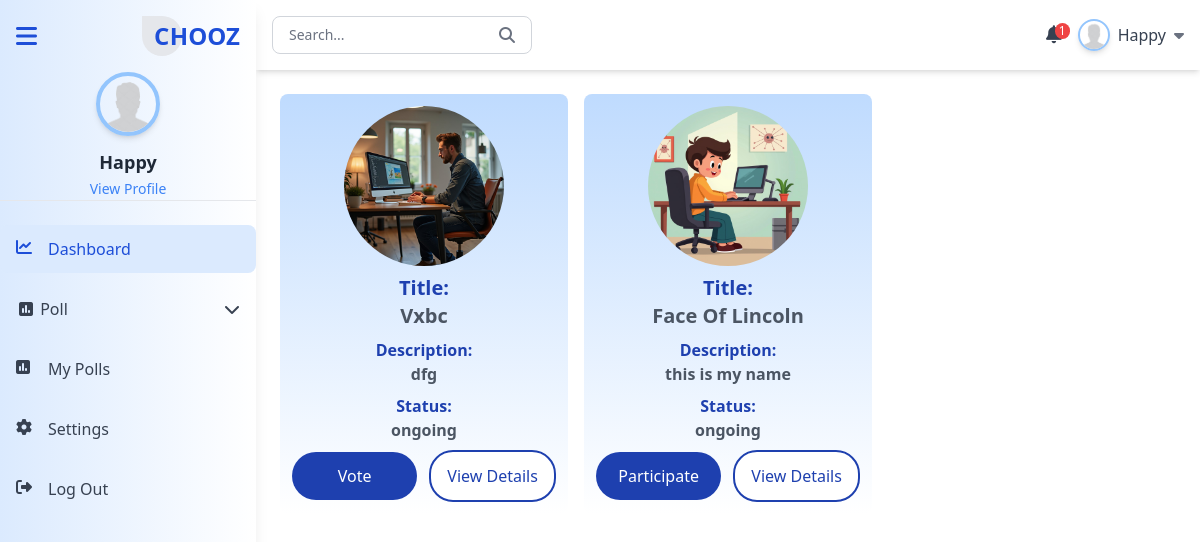
Page /public.php (signed in) on the committed database.
### tables this page shows
CREATE TABLE `users` (
  `id` int(11) NOT NULL,
  `firstname` varchar(100) NOT NULL,
  `email` varchar(100) NOT NULL,
  `username` varchar(50) NOT NULL,
  `password` varchar(255) NOT NULL,
  `profile_image` varchar(255) DEFAULT NULL,
  `phone_number` varchar(20) DEFAULT NULL,
  `organization` varchar(100) DEFAULT NULL,
  `middle_name` varchar(100) DEFAULT NULL,
  `last_name` varchar(100) DEFAULT NULL,
  `province` varchar(255) DEFAULT NULL,
  `city` varchar(255) DEFAULT NULL,
  `created_at` timestamp NOT NULL DEFAULT current_timestamp()
);

CREATE TABLE `poll_options` (
  `id` int(11) NOT NULL,
  `poll_id` int(11) DEFAULT NULL,
  `option_text` varchar(255) NOT NULL,
  `is_username` tinyint(1) DEFAULT 0
);

CREATE TABLE `polls` (
  `id` int(11) NOT NULL,
  `poll_creator` int(11) NOT NULL,
  `poll_title` varchar(255) NOT NULL,
  `poll_description` text DEFAULT NULL,
  `poll_question` varchar(255) NOT NULL,
  `polling_method` enum('single_choice','multiple_choice') NOT NULL,
  `polling_payment` enum('poll-participant','poll-creator','free_vote') NOT NULL,
  `voter_pay_amount` decimal(10,2) DEFAULT NULL,
  `creator_polling_type` enum('bulk_voting','per_vote') DEFAULT NULL,
  `price_per_vote` decimal(10,2) DEFAULT NULL,
  `poll_package` enum('50','100','200') DEFAULT NULL,
  `poll_image` varchar(255) NOT NULL,
  `poll_visibility` enum('public','private') NOT NULL,
  `poll_category` enum('sports','politics','entertainment','education','other') NOT NULL,
  `anonymous_poll` tinyint(1) DEFAULT NULL,
  `start_date` datetime NOT NULL,
  `end_date` datetime NOT NULL,
  `created_at` timestamp NOT NULL DEFAULT current_timestamp(),
  `updated_at` timestamp NOT NULL DEFAULT current_timestamp() ON UPDATE current_timestamp(),
  `is_username` tinyint(1) DEFAULT 0,
  `poll_key` varchar(255) DEFAULT NULL,
  `poll_status` enum('not_started','ongoing','completed') DEFAULT 'not_started',
  `polling_type` enum('single_vote','multiple_vote') NOT NULL
);

### public.php (called while the page is built, shortened)
<?php
 require_once 'dashboard.php';
?>

### components/auth.php (called while the page is built, shortened)
<?php
require 'config.php';
require 'sanitize.php';
$user_id = sanitize($_SESSION['user_id']);
$query = "SELECT * FROM users WHERE id = ?";
$stmt = $conn->prepare($query);
$stmt->bind_param('i', $user_id);
$stmt->execute();
$result = $stmt->get_result();
if ($result->num_rows === 1) {
    $user = $result->fetch_assoc();
}

### components/sanitize.php (called while the page is built)
<?php
function sanitize($data) {
    $data = trim($data);
    $data = stripslashes($data);
    $data = htmlspecialchars($data);
    return $data;
}

### components/public.php (the view, shortened to what this page needs)
<?php
$publicVote = "SELECT * FROM polls p
JOIN poll_options po ON p.id = po.poll_id
WHERE p.poll_visibility='public' AND p.poll_status='ongoing' ORDER BY p.created_at DESC";
$publicVoteQuery = mysqli_query($conn, $publicVote);
$publicVoteArrays = [];
while ($row = mysqli_fetch_assoc($publicVoteQuery)) {
    $publicVoteArrays[] = $row;
}
?>
<section>
    <div class="grid grid-cols-1 sm:grid-cols-2 lg:grid-cols-3 gap-4">
        <?php if ($publicVoteArrays[0] != ''): ?>
            <?php foreach ($publicVoteArrays as $index => $key):?>
                <div class="w-full p-3 space-y-2 flex flex-col justify-center items-center bg-gradient-to-b from-blue-200 to-white rounded-lg">
                    <img src="<?php echo $key['poll_image'] ? 'poll_image/' . $key['poll_image'] : 'assets/profile.png'; ?>"
                        alt="poll_image"
                        class="rounded-full w-40 h-40 object-cover">
                    <h2 class="font-bold text-xl text-gray-600 text-center"><span class="block font-bold text-blue-800">Title: </span><?= ucwords($key['poll_title'])?></h2>
                    <p class="font-bold text-md text-gray-600 text-center"><span class="block font-bold text-blue-800">Description: </span><?=$key['poll_description']?></p>
                    <p class="font-bold text-md text-gray-600 text-center"><span class="block font-bold text-blue-800">Status: </span> <?=$key['poll_status']?></p>
                    <div class="flex space-x-3 justify-between items-center w-full">
                        <form action="public.php" method="post" class="w-6/12">
                            <button
                                class="rounded-3xl text-white w-full bg-blue-800 p-3 <?= $key['is_username'] ? '' : 'view-option-details' ?>"
                                type="<?= $key['is_username'] ? 'submit' : 'button' ?>"
                                name="<?= $key['is_username'] ? 'participate' : 'Vote' ?>">
                                <?php echo $key['is_username'] ? 'Participate' : 'Vote'?>
                            </button>
                        </form>
                        <button
                            class="view-details rounded-3xl text-blue-800 w-6/12 bg-white border-2 border-blue-800 p-3"
                            onclick="showDetails(<?= htmlspecialchars(json_encode($key)) ?>)">
                            View Details
                        </button>
                    </div>
                </div>
            <?php endforeach; ?>
        <?php else: ?>
            <div class="col-span-full">
                <p class="bg-blue-500 text-white text-center p-4 rounded-lg">No public votes available</p>
            </div>
        <?php endif; ?>
    </div>
</section>

### components/dashboardheader.php (shortened to what this page needs)
<?php
$username = $user['username'];
$unreadNotificationCount="SELECT COUNT(*) AS total FROM notifications WHERE username = '$username' AND is_read='False'";
$unreadNotificationCountResult = mysqli_query($conn, $unreadNotificationCount);
$unreadNotificationArray=mysqli_fetch_assoc($unreadNotificationCountResult);
?>
<div class="bg-white shadow-md p-4 ml-64" id="header">
    <nav class="flex justify-between items-center">
        <div class="flex items-center border border-gray-300 rounded-lg px-4 py-2 max-w-xs">
            <input
                type="text"
                placeholder="Search..."
                class="w-full text-sm text-gray-700 placeholder-gray-500 focus:outline-none">
            <i class="fas fa-search text-gray-500 ml-2"></i>
        </div>
        <div class="flex items-center space-x-4">
                <div class="relative">
    <i id="notificationIcon" class="fas fa-bell text-gray-700 text-lg cursor-pointer"></i>
    <span class="absolute top-0 -right-2  bg-red-500 text-white text-xs rounded-full px-1"><?= $unreadNotificationArray['total']?></span>
        </div>
            <div class="relative">
                <button id="dropdownButton" class="flex items-center space-x-2 text-gray-700 hover:text-blue-600 focus:outline-none">
                    <img
                    src="<?php echo $user['profile_image'] ? 'profile_images/' . $user['profile_image'] : 'assets/profile.png'; ?>"
                        alt="User Profile"
                        class="w-8 h-8 rounded-full object-cover border-2 border-blue-300 shadow-md">
                    <span class="font-medium"><?= ucfirst(strtolower($user['firstname'])) ?></span>
                    <i class="fas fa-caret-down text-gray-500"></i>
                </button>
            </div>
        </div>
    </nav>
</div>

### components/sidebar.php (shortened to what this page needs)
<div class="h-screen w-64 bg-gradient-to-r from-blue-100 to-white shadow-lg fixed top-0 left-0 z-10 transition-all duration-300 ease-in-out" id="sidebar">
    <div class="flex justify-between items-center p-4">
        <button class="text-2xl text-blue-700" id="hamburger-menu">
            <i class="fas fa-bars"></i>
        </button>
        <a href="home.php" class="text-blue-700 flex items-center text-2xl font-bold transition-all duration-300 ease-in-out" id="logo">
            <span class="bg-gray-200 text-blue font-bold w-10 h-10 flex items-center justify-center rounded-tr-full rounded-br-full rounded-bl-full rounded-tl-2xl" id="logo-letter">C</span>
            <span class="-ml-3" id="logo-text">HOOZ</span>
        </a>
    </div>
    <div class="flex flex-col items-center  border-b border-gray-200 transition-all duration-300 ease-in-out" id="profile-section">
        <img
            src="<?php echo $user['profile_image'] ? 'profile_images/' . $user['profile_image'] : 'assets/profile.png'; ?>"
            alt="User Profile"
            class="w-16 h-16 rounded-full object-cover border-4 border-blue-300 shadow-md transition-all duration-300 ease-in-out" id="profile-image"
        >
        <div class="mt-3 text-center" id="profile-text">
            <h3 class="text-lg font-semibold text-gray-800" id="profile-name"><?= ucfirst(strtolower($user['firstname'])) ?></h3>
            <a href="profile.php" class="text-sm text-blue-500 hover:underline">View Profile</a>
        </div>
    </div>
    <nav class="mt-6">
        <ul class="space-y-3">
            <li class="nav-item">
                <a href="dashboard.php" class="flex items-center space-x-3 px-4 py-3 text-blue-700 bg-blue-100 rounded-lg hover:bg-blue-200 transition">
                    <i class="fas fa-chart-line w-5 h-5"></i>
                    <span class="font-medium nav-text">Dashboard</span>
                </a>
            </li>
            <li class="nav-item relative">
    <button onclick="toggleDropdown()" class="flex items-center justify-between space-x-3 px-4 py-3 text-gray-700 hover:bg-blue-50 hover:text-blue-700 rounded-lg transition w-full">
    <div>
        <i class="fas fa-poll w-5 h-5"></i>
        <span class="font-medium nav-text">Poll</span>
    </div>
        <i id="chevron" class="fas fa-chevron-down ml-auto transition-transform"></i>
    </button>
</li>
            <li class="nav-item">
                <a href="mypoll.php" class="flex items-center space-x-3 px-4 py-3 text-gray-700 hover:bg-blue-50 hover:text-blue-700 rounded-lg transition">
                    <i class="fas fa-poll w-5 h-5"></i>
                    <span class="font-medium nav-text">My Polls</span>
                </a>
            </li>
            <li class="nav-item">
                <a href="setting.php" class="flex items-center space-x-3 px-4 py-3 text-gray-700 hover:bg-blue-50 hover:text-blue-700 rounded-lg transition">
                    <i class="fas fa-cog w-5 h-5"></i>
                    <span class="font-medium nav-text">Settings</span>
                </a>
            </li>
            <li class="nav-item">
            <a href="javascript:void(0)" onclick="showLogoutModal()"
                class="flex items-center space-x-3 px-4 py-3 text-gray-700 hover:bg-blue-50 hover:text-blue-700 rounded-lg transition">
                <i class="fas fa-right-from-bracket w-5 h-5"></i>
                <span class="font-medium nav-text">Log Out</span>
            </a>
            </li>
        </ul>
    </nav>
</div>

### rows in the picture
users: firstname "Happy"
poll_options: poll.poll_image (picture), poll.poll_title "Vxbc", poll.poll_description "dfg", poll.poll_status "ongoing", is_username "Vote"
poll_options: poll.poll_image (picture), poll.poll_title "Face Of Lincoln", poll.poll_description "this is my name", poll.poll_status "ongoing", is_username "Participate"

### other values in the picture
$unreadNotificationArray['total'] "1"
